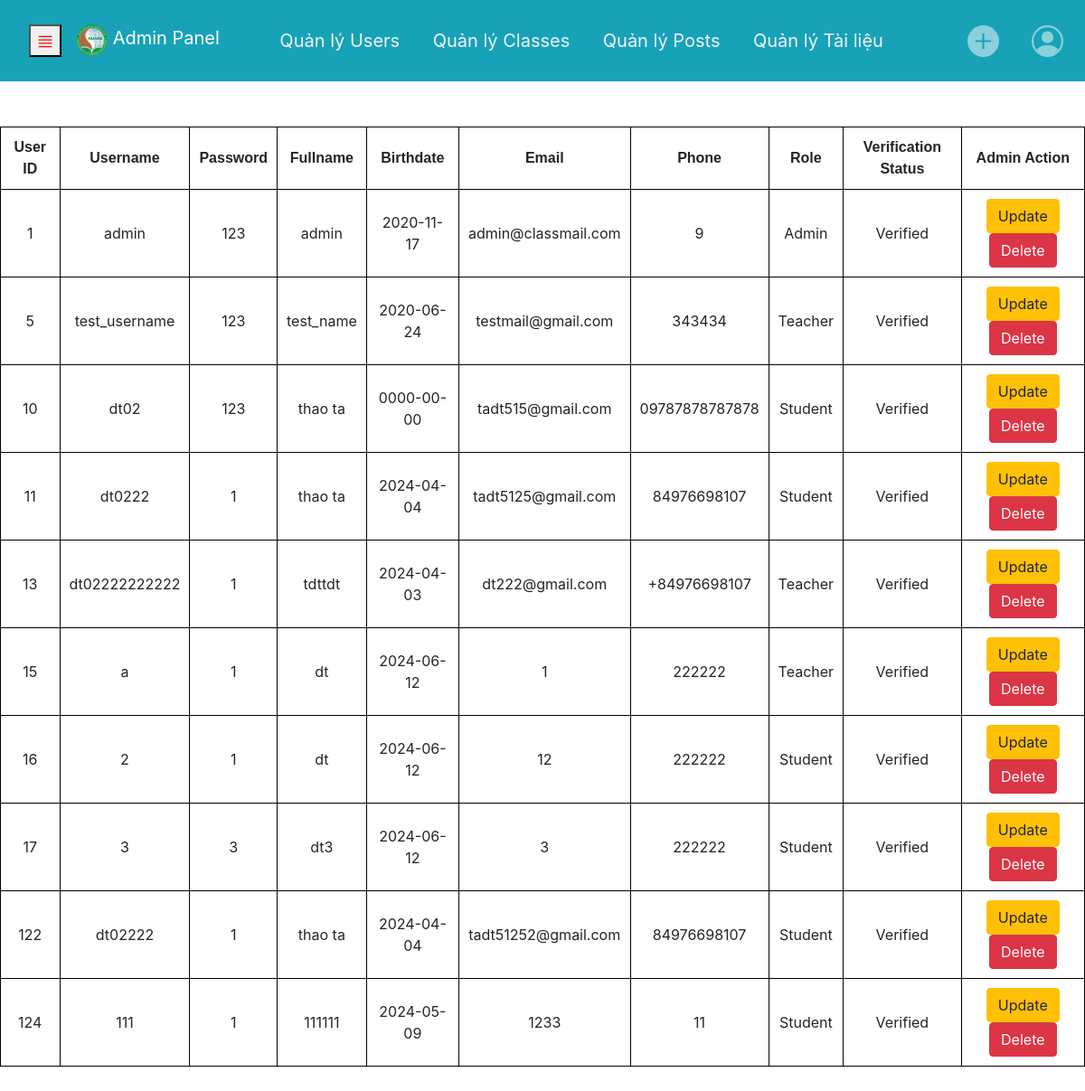
The page /Trang_admin/TrangAdmin.php (signed in) on the database as committed earlier.
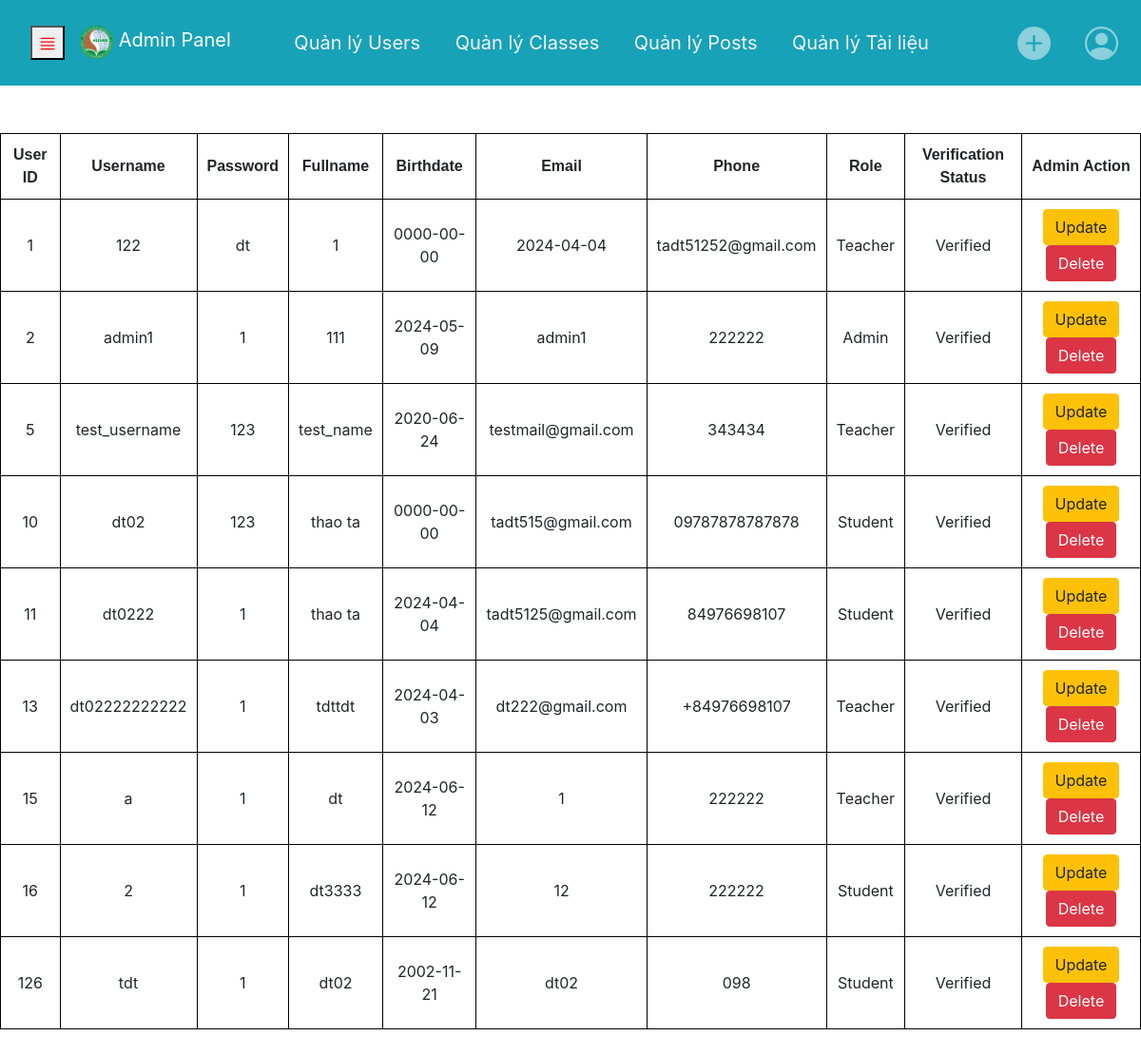
The same page on the database as committed later.
### tables this page shows
CREATE TABLE `users` (
  `user_id` int(11) NOT NULL COMMENT 'ID for each user',
  `username` varchar(120) NOT NULL,
  `password` varchar(120) NOT NULL,
  `fullname` varchar(120) NOT NULL,
  `birthdate` date NOT NULL,
  `email` varchar(120) NOT NULL,
  `phone` varchar(20) NOT NULL,
  `role` int(11) DEFAULT NULL,
  `status` int(11) DEFAULT 1
);

### Trang_admin/TrangAdmin.php (the view, shortened to what this page needs)
<?php
if (isset($_SESSION["email"]) && !empty($_SESSION["email"])) {
    ?>
    <!DOCTYPE html>
    <html lang="en">
    <head>
        <link rel="stylesheet" href="https://maxcdn.bootstrapcdn.com/bootstrap/4.5.2/css/bootstrap.min.css">
        <link rel="stylesheet" href="./css/style_request2.css" />
        <link rel="stylesheet" href="./css/table.css" />
        <link rel="stylesheet" href="./css/TrangThamGiaLopHoc.css" />
        <link rel="stylesheet" href="./css/Trangmonhoc.css">
    </head>
    <body>
        <nav class="navbar navbar-expand-sm navbar-dark bg-info">
            <div id="main">
                <button class="openbtn" onclick="openNav()">
                     </button>
            </div>
            <a class="navbar-brand" href="#">
                <img src="image/cap-1.png" width="35" height="35" class="d-inline-block align-top" alt="">
                Admin Panel
            </a>
            <div class="topnav">
                <a href="./TrangAdmin.php">Quản lý Users</a>
                <a href="./quan_ly_class/QuanLyClass.php">Quản lý Classes</a>
                <a href="./quan_ly_post/QuanLyPost.php">Quản lý Posts</a>
                <a href="./tai_lieu/trang_tai_lieu.php">Quản lý Tài liệu</a>
            </div>
            <ul class="navbar-nav ml-auto">
                <li class="nav-item dropdown">
                    <a class="nav-link Join" href="#" data-toggle="dropdown" aria-haspopup="true" aria-expanded="false"
                        data-toggle="tooltip" title="Tạo hoặc tham gia vào lớp học"><svg width="1em" height="1em"
                            viewBox="0 0 16 16" class="bi bi-plus-circle-fill" fill="currentColor"
                            xmlns="http://www.w3.org/2000/svg">
                            <path fill-rule="evenodd"
                                d="M16 8A8 8 0 1 1 0 8a8 8 0 0 1 16 0zM8.5 4.5a.5.5 0 0 0-1 0v3h-3a.5.5 0 0 0 0 1h3v3a.5.5 0 0 0 1 0v-3h3a.5.5 0 0 0 0-1h-3v-3z" />
                        </svg></a>
                </li>
            </ul>
            <ul class="navbar-nav">
                <li class="nav-item dropdown">
                    <a class="nav-link avatar " data-toggle="dropdown" aria-haspopup="true" aria-expanded="false">
                    </a>
                </li>
            </ul>
        </nav>
        <?php
        require_once ("connect.php");
        $sql = 'SELECT * FROM `users`';
        $result = $connection->query($sql) or die(mysqli_error($connection));
        ?>
        <section>
            <table>
                <tr>
                    <th>User ID</th>
                    <th>Username</th>
                    <th>Password</th>
                    <th>Fullname</th>
                    <th>Birthdate</th>
                    <th>Email</th>
                    <th>Phone</th>
                    <th>Role</th>
                    <th>Verification Status</th>
                    <th>Admin Action</th>
                </tr>
                <?php
                while ($row = $result->fetch_assoc()) {
                    ?>
                    <tr>
                        <td><?php echo $row['user_id']; ?></td>
                        <td><?php echo $row['username']; ?></td>
                        <td><?php echo $row['password']; ?></td>
                        <td><?php echo $row['fullname']; ?></td>
                        <td><?php echo $row['birthdate']; ?></td>
                        <td><?php echo $row['email']; ?></td>
                        <td><?php echo $row['phone']; ?></td>
                        <td>
                            <?php
                            if ($row['role'] == 1) {
                                echo 'Student';
                            } else if ($row['role'] == 2) {
                                echo 'Teacher';
                            } else {
                                echo 'Admin';
                            }
                            ?>
                        </td>
                        <td>
                            <?php
                            if ($row['status'] == 1) {
                                echo 'Verified';
                            } else if ($row['status'] == 0) {
                                echo 'Not verified yet';
                            }
                            ?>
                        </td>
                        <td>
                            <a href="UpdateUser.php?id=<?php echo $row['user_id']; ?> && username=<?php echo $row['username']; ?> && password=<?php echo $row['password']; ?> && fullname=<?php echo $row['fullname']; ?> && birthdate=<?php echo $row['birthdate']; ?> && email=<?php echo $row['email']; ?> && phone=<?php echo $row['phone']; ?> && role=<?php echo $row['role'] ?> && status=<?php echo $row['status'] ?>"
                                class="btn btn-warning">Update</a>
                            <a href="XoaUser.php?id_delete=<?php echo $row['user_id']; ?> && username=<?php echo $row['username']; ?>"
                                class="btn btn-danger">Delete</a>
                        </td>
                    </tr>
                    <?php
                }
                ?>
            </table>
        </section>
    </body>
    </html>
    <?php
} else {
    header("Location: ../sign_up_in/Login.php");
}
?>

### Trang_admin/css/style_request2.css (style rules this page uses)
.avatar { font-size: 35px; margin-bottom: 5px; }
.Join { font-size: 35px; margin-right: 20px; color:rgb(255, 255, 255); margin-bottom: 5px; }
.openbtn { font-size: 20px; color:red; }
#main { transition: margin-left .5s; padding: 16px; }

### Trang_admin/css/table.css (style rules this page uses)
table { margin: 50px auto; border: 1px solid black; }
th { font-weight: bolder; font-family: Verdana, Geneva, Tahoma, sans-serif; border: 1px solid black; padding: 10px; text-align: center; }
td { font-weight: normal; font-family: -apple-system, BlinkMacSystemFont, 'Segoe UI', Roboto, Oxygen, Ubuntu, Cantarell, 'Open Sans', 'Helvetica Neue', sans-serif; border: 1px solid black; padding: 10px; text-align: center; }

### Trang_admin/css/Trangmonhoc.css (style rules this page uses)
.topnav a { color: #f2f2f2; padding: 14px 16px; text-decoration: none; font-size: 20px; }
.topnav { margin:auto; }

Rows that differ between the two databases and show on the page:
removed users: user_id "17", username "3", password "3", fullname "dt3", birthdate "2024-06-12", email "3", phone "222222", role "Student", status "Verified"
removed users: user_id "122", username "dt02222", password "1", fullname "thao ta", birthdate "2024-04-04", email "tadt51252@gmail.com", phone "84976698107", role "Student", status "Verified"
removed users: user_id "124", username "111", password "1", fullname "111111", birthdate "2024-05-09", email "1233", phone "11", role "Student", status "Verified"
changed users id 1: username "admin" → "122"; password "123" → "dt"; fullname "admin" → "1"; birthdate "2020-11-17" → "0000-00-00"; email "admin@classmail.com" → "2024-04-04"; phone "9" → "tadt51252@gmail.com"; role "Admin" → "Teacher"
added users: user_id "2", username "admin1", password "1", fullname "111", birthdate "2024-05-09", email "admin1", phone "222222", role "Admin", status "Verified"
changed users id 16: fullname "dt" → "dt3333"
added users: user_id "126", username "tdt", password "1", fullname "dt02", birthdate "2002-11-21", email "dt02", phone "098", role "Student", status "Verified"
